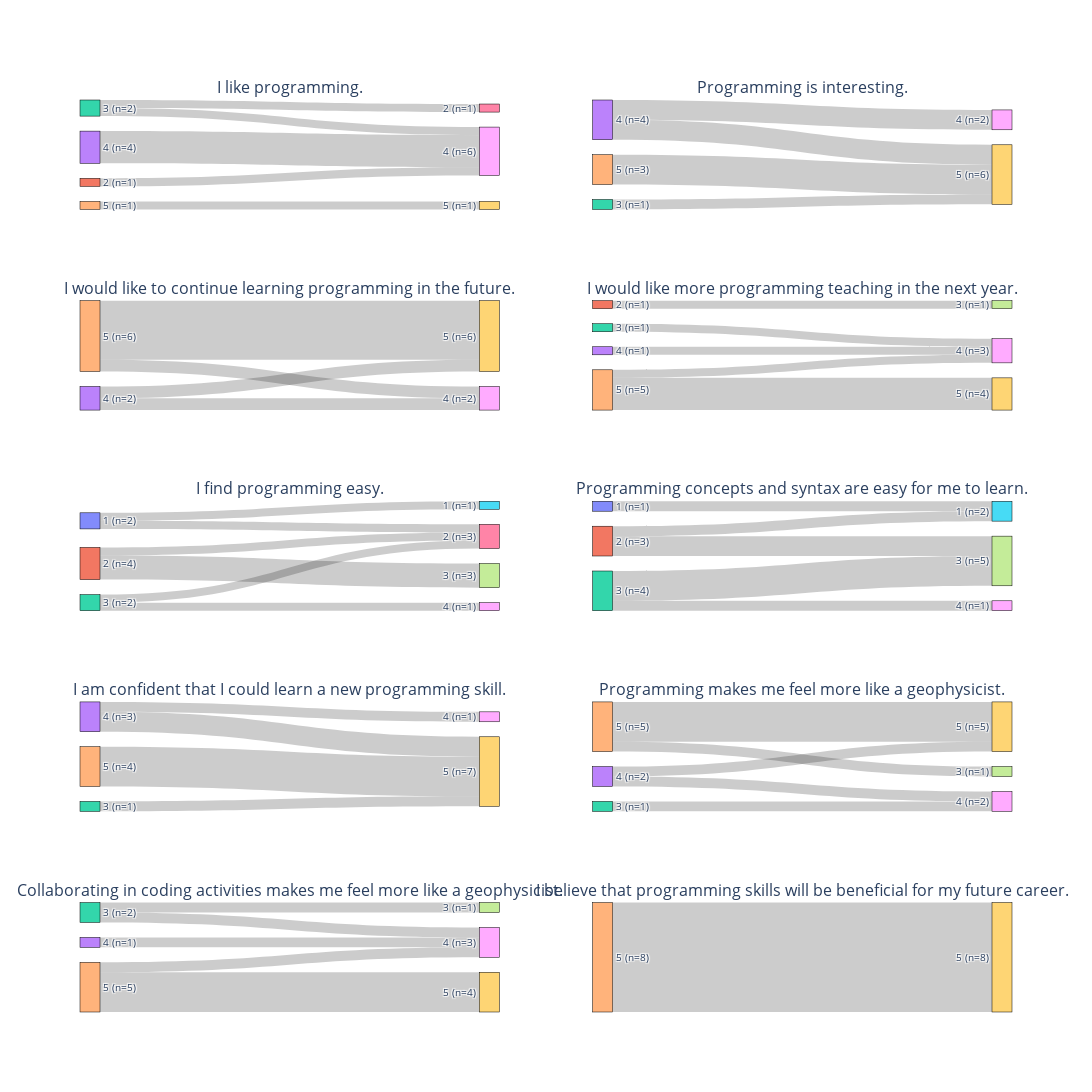

The code cell stored with this chart in its notebook:
### Code cell
# Sankey diagram with symmetrical data (only participants responding to pre- and post-test)

# Create a grid layout for the Sankey diagrams
fig = make_subplots(rows=5, cols=2, subplot_titles=questions, specs=[[{'type': 'domain'}]*2]*5)

# Iterate over each question and create Sankey diagrams
for idx, question in enumerate(questions):
    # Create a dictionary to hold the flow data
    flow_data = {f'pre_{i}': {f'post_{j}': 0 for j in range(1, 6)} for i in range(1, 6)}
    
    for _, row in merged_data.iterrows():
        pre_score = row[f'{question}_pre']
        post_score = row[f'{question}_post']
        
        if pd.notnull(pre_score) and pd.notnull(post_score):
            flow_data[f'pre_{int(pre_score)}'][f'post_{int(post_score)}'] += 1

    # Prepare data for the Sankey diagram
    labels = [f'{i}' for i in range(1, 6)] * 2
    source = []
    target = []
    value = []
    
    y_positions = [1, 0.8, 0.6, 0.4, 0.2]  # 5 at the top, 1 at the bottom

    for pre in range(1, 6):
        for post in range(1, 6):
            source.append(pre - 1)
            target.append(post + 4)
            value.append(flow_data[f'pre_{pre}'][f'post_{post}'])

    # Add number of people for each score to labels
    pre_counts = [sum(flow_data[f'pre_{pre}'][f'post_{post}'] for post in range(1, 6)) for pre in range(1, 6)]
    post_counts = [sum(flow_data[f'pre_{pre}'][f'post_{post}'] for pre in range(1, 6)) for post in range(1, 6)]
    labels = [f'{i} (n={pre_counts[i-1]})' for i in range(1, 6)] + [f'{i} (n={post_counts[i-1]})' for i in range(1, 6)]

    # Define colors for each score
    colors = ["#d62728", "#2ca02c", "#1f77b4", "#ff7f0e", "#9467bd"]  # Example colors

    # Create the Sankey diagram
    sankey = go.Sankey(
        node=dict(
            pad=15,
            thickness=20,
            line=dict(color="black", width=0.5),
            label=labels,
            y=y_positions,
            #color=[colors[i] for i in source]
        ),
        link=dict(
            source=source,
            target=target,
            value=value
        )
    )

    row = idx // 2 + 1
    col = idx % 2 + 1
    fig.add_trace(sankey, row=row, col=col)

fig.update_layout(font_size=10, height=1500, width=1400)
fig.show()

### Figure 1 — Plotly figure (JSON) as saved in the notebook; plotly's stock layout.template omitted (floating-point values rounded to 4 significant figures)
{"data": [{"domain": {"x": [0, 0.45], "y": [0.88, 1]}, "link": {"source": [0, 0, 0, 0, 0, 1, 1, 1, 1, 1, 2, 2, 2, 2, 2, 3, 3, 3, 3, 3, 4, 4, 4, 4, 4], "target": [5, 6, 7, 8, 9, 5, 6, 7, 8, 9, 5, 6, 7, 8, 9, 5, 6, 7, 8, 9, 5, 6, 7, 8, 9], "value": [0, 0, 0, 0, 0, 0, 0, 0, 1, 0, 0, 1, 0, 1, 0, 0, 0, 0, 4, 0, 0, 0, 0, 0, 1]}, "node": {"label": ["1 (n=0)", "2 (n=1)", "3 (n=2)", "4 (n=4)", "5 (n=1)", "1 (n=0)", "2 (n=1)", "3 (n=0)", "4 (n=6)", "5 (n=1)"], "line": {"color": "black", "width": 0.5}, "pad": 15, "thickness": 20, "y": [1, 0.8, 0.6, 0.4, 0.2]}, "type": "sankey"}, {"domain": {"x": [0.55, 1], "y": [0.88, 1]}, "link": {"source": [0, 0, 0, 0, 0, 1, 1, 1, 1, 1, 2, 2, 2, 2, 2, 3, 3, 3, 3, 3, 4, 4, 4, 4, 4], "target": [5, 6, 7, 8, 9, 5, 6, 7, 8, 9, 5, 6, 7, 8, 9, 5, 6, 7, 8, 9, 5, 6, 7, 8, 9], "value": [0, 0, 0, 0, 0, 0, 0, 0, 0, 0, 0, 0, 0, 0, 1, 0, 0, 0, 2, 2, 0, 0, 0, 0, 3]}, "node": {"label": ["1 (n=0)", "2 (n=0)", "3 (n=1)", "4 (n=4)", "5 (n=3)", "1 (n=0)", "2 (n=0)", "3 (n=0)", "4 (n=2)", "5 (n=6)"], "line": {"color": "black", "width": 0.5}, "pad": 15, "thickness": 20, "y": [1, 0.8, 0.6, 0.4, 0.2]}, "type": "sankey"}, {"domain": {"x": [0, 0.45], "y": [0.66, 0.78]}, "link": {"source": [0, 0, 0, 0, 0, 1, 1, 1, 1, 1, 2, 2, 2, 2, 2, 3, 3, 3, 3, 3, 4, 4, 4, 4, 4], "target": [5, 6, 7, 8, 9, 5, 6, 7, 8, 9, 5, 6, 7, 8, 9, 5, 6, 7, 8, 9, 5, 6, 7, 8, 9], "value": [0, 0, 0, 0, 0, 0, 0, 0, 0, 0, 0, 0, 0, 0, 0, 0, 0, 0, 1, 1, 0, 0, 0, 1, 5]}, "node": {"label": ["1 (n=0)", "2 (n=0)", "3 (n=0)", "4 (n=2)", "5 (n=6)", "1 (n=0)", "2 (n=0)", "3 (n=0)", "4 (n=2)", "5 (n=6)"], "line": {"color": "black", "width": 0.5}, "pad": 15, "thickness": 20, "y": [1, 0.8, 0.6, 0.4, 0.2]}, "type": "sankey"}, {"domain": {"x": [0.55, 1], "y": [0.66, 0.78]}, "link": {"source": [0, 0, 0, 0, 0, 1, 1, 1, 1, 1, 2, 2, 2, 2, 2, 3, 3, 3, 3, 3, 4, 4, 4, 4, 4], "target": [5, 6, 7, 8, 9, 5, 6, 7, 8, 9, 5, 6, 7, 8, 9, 5, 6, 7, 8, 9, 5, 6, 7, 8, 9], "value": [0, 0, 0, 0, 0, 0, 0, 1, 0, 0, 0, 0, 0, 1, 0, 0, 0, 0, 1, 0, 0, 0, 0, 1, 4]}, "node": {"label": ["1 (n=0)", "2 (n=1)", "3 (n=1)", "4 (n=1)", "5 (n=5)", "1 (n=0)", "2 (n=0)", "3 (n=1)", "4 (n=3)", "5 (n=4)"], "line": {"color": "black", "width": 0.5}, "pad": 15, "thickness": 20, "y": [1, 0.8, 0.6, 0.4, 0.2]}, "type": "sankey"}, {"domain": {"x": [0, 0.45], "y": [0.44, 0.56]}, "link": {"source": [0, 0, 0, 0, 0, 1, 1, 1, 1, 1, 2, 2, 2, 2, 2, 3, 3, 3, 3, 3, 4, 4, 4, 4, 4], "target": [5, 6, 7, 8, 9, 5, 6, 7, 8, 9, 5, 6, 7, 8, 9, 5, 6, 7, 8, 9, 5, 6, 7, 8, 9], "value": [1, 1, 0, 0, 0, 0, 1, 3, 0, 0, 0, 1, 0, 1, 0, 0, 0, 0, 0, 0, 0, 0, 0, 0, 0]}, "node": {"label": ["1 (n=2)", "2 (n=4)", "3 (n=2)", "4 (n=0)", "5 (n=0)", "1 (n=1)", "2 (n=3)", "3 (n=3)", "4 (n=1)", "5 (n=0)"], "line": {"color": "black", "width": 0.5}, "pad": 15, "thickness": 20, "y": [1, 0.8, 0.6, 0.4, 0.2]}, "type": "sankey"}, {"domain": {"x": [0.55, 1], "y": [0.44, 0.56]}, "link": {"source": [0, 0, 0, 0, 0, 1, 1, 1, 1, 1, 2, 2, 2, 2, 2, 3, 3, 3, 3, 3, 4, 4, 4, 4, 4], "target": [5, 6, 7, 8, 9, 5, 6, 7, 8, 9, 5, 6, 7, 8, 9, 5, 6, 7, 8, 9, 5, 6, 7, 8, 9], "value": [1, 0, 0, 0, 0, 1, 0, 2, 0, 0, 0, 0, 3, 1, 0, 0, 0, 0, 0, 0, 0, 0, 0, 0, 0]}, "node": {"label": ["1 (n=1)", "2 (n=3)", "3 (n=4)", "4 (n=0)", "5 (n=0)", "1 (n=2)", "2 (n=0)", "3 (n=5)", "4 (n=1)", "5 (n=0)"], "line": {"color": "black", "width": 0.5}, "pad": 15, "thickness": 20, "y": [1, 0.8, 0.6, 0.4, 0.2]}, "type": "sankey"}, {"domain": {"x": [0, 0.45], "y": [0.22, 0.34]}, "link": {"source": [0, 0, 0, 0, 0, 1, 1, 1, 1, 1, 2, 2, 2, 2, 2, 3, 3, 3, 3, 3, 4, 4, 4, 4, 4], "target": [5, 6, 7, 8, 9, 5, 6, 7, 8, 9, 5, 6, 7, 8, 9, 5, 6, 7, 8, 9, 5, 6, 7, 8, 9], "value": [0, 0, 0, 0, 0, 0, 0, 0, 0, 0, 0, 0, 0, 0, 1, 0, 0, 0, 1, 2, 0, 0, 0, 0, 4]}, "node": {"label": ["1 (n=0)", "2 (n=0)", "3 (n=1)", "4 (n=3)", "5 (n=4)", "1 (n=0)", "2 (n=0)", "3 (n=0)", "4 (n=1)", "5 (n=7)"], "line": {"color": "black", "width": 0.5}, "pad": 15, "thickness": 20, "y": [1, 0.8, 0.6, 0.4, 0.2]}, "type": "sankey"}, {"domain": {"x": [0.55, 1], "y": [0.22, 0.34]}, "link": {"source": [0, 0, 0, 0, 0, 1, 1, 1, 1, 1, 2, 2, 2, 2, 2, 3, 3, 3, 3, 3, 4, 4, 4, 4, 4], "target": [5, 6, 7, 8, 9, 5, 6, 7, 8, 9, 5, 6, 7, 8, 9, 5, 6, 7, 8, 9, 5, 6, 7, 8, 9], "value": [0, 0, 0, 0, 0, 0, 0, 0, 0, 0, 0, 0, 0, 1, 0, 0, 0, 0, 1, 1, 0, 0, 1, 0, 4]}, "node": {"label": ["1 (n=0)", "2 (n=0)", "3 (n=1)", "4 (n=2)", "5 (n=5)", "1 (n=0)", "2 (n=0)", "3 (n=1)", "4 (n=2)", "5 (n=5)"], "line": {"color": "black", "width": 0.5}, "pad": 15, "thickness": 20, "y": [1, 0.8, 0.6, 0.4, 0.2]}, "type": "sankey"}, {"domain": {"x": [0, 0.45], "y": [0, 0.12]}, "link": {"source": [0, 0, 0, 0, 0, 1, 1, 1, 1, 1, 2, 2, 2, 2, 2, 3, 3, 3, 3, 3, 4, 4, 4, 4, 4], "target": [5, 6, 7, 8, 9, 5, 6, 7, 8, 9, 5, 6, 7, 8, 9, 5, 6, 7, 8, 9, 5, 6, 7, 8, 9], "value": [0, 0, 0, 0, 0, 0, 0, 0, 0, 0, 0, 0, 1, 1, 0, 0, 0, 0, 1, 0, 0, 0, 0, 1, 4]}, "node": {"label": ["1 (n=0)", "2 (n=0)", "3 (n=2)", "4 (n=1)", "5 (n=5)", "1 (n=0)", "2 (n=0)", "3 (n=1)", "4 (n=3)", "5 (n=4)"], "line": {"color": "black", "width": 0.5}, "pad": 15, "thickness": 20, "y": [1, 0.8, 0.6, 0.4, 0.2]}, "type": "sankey"}, {"domain": {"x": [0.55, 1], "y": [0, 0.12]}, "link": {"source": [0, 0, 0, 0, 0, 1, 1, 1, 1, 1, 2, 2, 2, 2, 2, 3, 3, 3, 3, 3, 4, 4, 4, 4, 4], "target": [5, 6, 7, 8, 9, 5, 6, 7, 8, 9, 5, 6, 7, 8, 9, 5, 6, 7, 8, 9, 5, 6, 7, 8, 9], "value": [0, 0, 0, 0, 0, 0, 0, 0, 0, 0, 0, 0, 0, 0, 0, 0, 0, 0, 0, 0, 0, 0, 0, 0, 8]}, "node": {"label": ["1 (n=0)", "2 (n=0)", "3 (n=0)", "4 (n=0)", "5 (n=8)", "1 (n=0)", "2 (n=0)", "3 (n=0)", "4 (n=0)", "5 (n=8)"], "line": {"color": "black", "width": 0.5}, "pad": 15, "thickness": 20, "y": [1, 0.8, 0.6, 0.4, 0.2]}, "type": "sankey"}], "layout": {"annotations": [{"font": {"size": 16}, "showarrow": false, "text": "I like programming.", "x": 0.225, "xanchor": "center", "xref": "paper", "y": 1, "yanchor": "bottom", "yref": "paper"}, {"font": {"size": 16}, "showarrow": false, "text": "Programming is interesting.", "x": 0.775, "xanchor": "center", "xref": "paper", "y": 1, "yanchor": "bottom", "yref": "paper"}, {"font": {"size": 16}, "showarrow": false, "text": "I would like to continue learning programming in the future.", "x": 0.225, "xanchor": "center", "xref": "paper", "y": 0.78, "yanchor": "bottom", "yref": "paper"}, {"font": {"size": 16}, "showarrow": false, "text": "I would like more programming teaching in the next year.", "x": 0.775, "xanchor": "center", "xref": "paper", "y": 0.78, "yanchor": "bottom", "yref": "paper"}, {"font": {"size": 16}, "showarrow": false, "text": "I find programming easy.", "x": 0.225, "xanchor": "center", "xref": "paper", "y": 0.56, "yanchor": "bottom", "yref": "paper"}, {"font": {"size": 16}, "showarrow": false, "text": "Programming concepts and syntax are easy for me to learn.", "x": 0.775, "xanchor": "center", "xref": "paper", "y": 0.56, "yanchor": "bottom", "yref": "paper"}, {"font": {"size": 16}, "showarrow": false, "text": "I am confident that I could learn a new programming skill.", "x": 0.225, "xanchor": "center", "xref": "paper", "y": 0.34, "yanchor": "bottom", "yref": "paper"}, {"font": {"size": 16}, "showarrow": false, "text": "Programming makes me feel more like a geophysicist.", "x": 0.775, "xanchor": "center", "xref": "paper", "y": 0.34, "yanchor": "bottom", "yref": "paper"}, {"font": {"size": 16}, "showarrow": false, "text": "Collaborating in coding activities makes me feel more like a geophysicist.", "x": 0.225, "xanchor": "center", "xref": "paper", "y": 0.12, "yanchor": "bottom", "yref": "paper"}, {"font": {"size": 16}, "showarrow": false, "text": "I believe that programming skills will be beneficial for my future career.", "x": 0.775, "xanchor": "center", "xref": "paper", "y": 0.12, "yanchor": "bottom", "yref": "paper"}], "font": {"size": 10}, "height": 1500, "width": 1400}}
